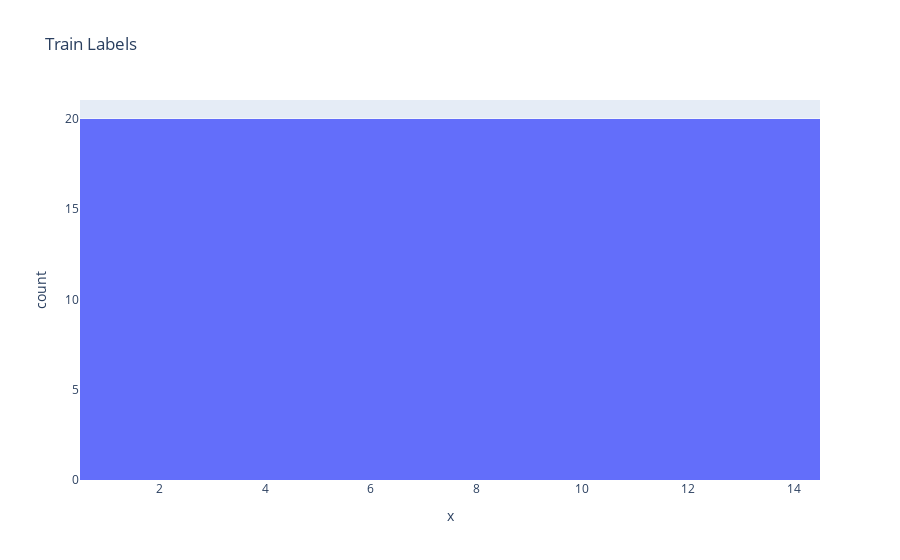

The cell this chart's notebook holds for it:
### Code cell
px.histogram(x=data_processor.Y_test, title='Train Labels').show()

### Figure 1 — Plotly figure (JSON) as saved in the notebook; plotly's stock layout.template omitted (floating-point values rounded to 4 significant figures; data arrays with more than 128 entries replaced by an {"elided": "..."} marker saying what was removed)
{"data": [{"alignmentgroup": "True", "bingroup": "x", "hovertemplate": "x=%{x}<br>count=%{y}<extra></extra>", "legendgroup": "", "marker": {"color": "#636efa", "pattern": {"shape": ""}}, "name": "", "offsetgroup": "", "orientation": "v", "showlegend": false, "type": "histogram", "x": {"elided": "280 int values"}, "xaxis": "x", "yaxis": "y"}], "layout": {"barmode": "relative", "legend": {"tracegroupgap": 0}, "title": {"text": "Train Labels"}, "xaxis": {"anchor": "y", "domain": [0, 1], "title": {"text": "x"}}, "yaxis": {"anchor": "x", "domain": [0, 1], "title": {"text": "count"}}}}
